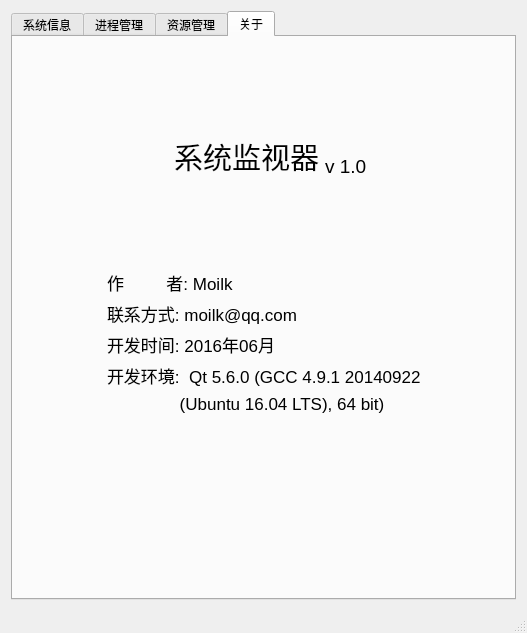
<?xml version="1.0" encoding="UTF-8"?>
<ui version="4.0">
 <class>MainWindow</class>
 <widget class="QMainWindow" name="MainWindow">
  <property name="geometry">
   <rect>
    <x>0</x>
    <y>0</y>
    <width>527</width>
    <height>633</height>
   </rect>
  </property>
  <property name="minimumSize">
   <size>
    <width>460</width>
    <height>633</height>
   </size>
  </property>
  <property name="windowTitle">
   <string>MainWindow</string>
  </property>
  <widget class="QWidget" name="centralWidget">
   <layout class="QHBoxLayout" name="horizontalLayout_13">
    <item>
     <widget class="QTabWidget" name="tabWidget">
      <property name="sizePolicy">
       <sizepolicy hsizetype="Expanding" vsizetype="Expanding">
        <horstretch>0</horstretch>
        <verstretch>0</verstretch>
       </sizepolicy>
      </property>
      <property name="minimumSize">
       <size>
        <width>440</width>
        <height>500</height>
       </size>
      </property>
      <property name="currentIndex">
       <number>3</number>
      </property>
      <widget class="QWidget" name="tab_sys">
       <attribute name="title">
        <string>系统信息</string>
       </attribute>
       <layout class="QVBoxLayout" name="verticalLayout">
        <item>
         <widget class="QGroupBox" name="gb_CPU_info">
          <property name="sizePolicy">
           <sizepolicy hsizetype="Expanding" vsizetype="Expanding">
            <horstretch>0</horstretch>
            <verstretch>0</verstretch>
           </sizepolicy>
          </property>
          <property name="minimumSize">
           <size>
            <width>420</width>
            <height>156</height>
           </size>
          </property>
          <property name="title">
           <string>CPU信息</string>
          </property>
          <layout class="QVBoxLayout" name="verticalLayout_4">
           <item>
            <layout class="QHBoxLayout" name="hl_CPU_model">
             <item>
              <widget class="QLabel" name="label">
               <property name="sizePolicy">
                <sizepolicy hsizetype="Expanding" vsizetype="Expanding">
                 <horstretch>0</horstretch>
                 <verstretch>0</verstretch>
                </sizepolicy>
               </property>
               <property name="text">
                <string>CPU型号:</string>
               </property>
              </widget>
             </item>
             <item>
              <widget class="QLabel" name="lb_CPU_model">
               <property name="sizePolicy">
                <sizepolicy hsizetype="Expanding" vsizetype="Expanding">
                 <horstretch>1</horstretch>
                 <verstretch>0</verstretch>
                </sizepolicy>
               </property>
               <property name="text">
                <string>[]</string>
               </property>
              </widget>
             </item>
            </layout>
           </item>
           <item>
            <layout class="QHBoxLayout" name="hl_CPU_num">
             <item>
              <widget class="QLabel" name="label_3">
               <property name="sizePolicy">
                <sizepolicy hsizetype="Expanding" vsizetype="Expanding">
                 <horstretch>0</horstretch>
                 <verstretch>0</verstretch>
                </sizepolicy>
               </property>
               <property name="text">
                <string>CPU核数:</string>
               </property>
              </widget>
             </item>
             <item>
              <widget class="QLabel" name="lb_CPU_num">
               <property name="sizePolicy">
                <sizepolicy hsizetype="Expanding" vsizetype="Expanding">
                 <horstretch>1</horstretch>
                 <verstretch>0</verstretch>
                </sizepolicy>
               </property>
               <property name="text">
                <string>[]</string>
               </property>
              </widget>
             </item>
            </layout>
           </item>
           <item>
            <layout class="QHBoxLayout" name="hl_CPU_freq">
             <property name="sizeConstraint">
              <enum>QLayout::SetDefaultConstraint</enum>
             </property>
             <property name="rightMargin">
              <number>0</number>
             </property>
             <item>
              <widget class="QLabel" name="label_5">
               <property name="sizePolicy">
                <sizepolicy hsizetype="Expanding" vsizetype="Expanding">
                 <horstretch>0</horstretch>
                 <verstretch>0</verstretch>
                </sizepolicy>
               </property>
               <property name="text">
                <string>CPU频率:</string>
               </property>
              </widget>
             </item>
             <item>
              <widget class="QLabel" name="lb_CPU_freq">
               <property name="sizePolicy">
                <sizepolicy hsizetype="Expanding" vsizetype="Expanding">
                 <horstretch>0</horstretch>
                 <verstretch>0</verstretch>
                </sizepolicy>
               </property>
               <property name="text">
                <string>[]</string>
               </property>
              </widget>
             </item>
             <item>
              <widget class="QLabel" name="label_10">
               <property name="sizePolicy">
                <sizepolicy hsizetype="Preferred" vsizetype="Preferred">
                 <horstretch>1</horstretch>
                 <verstretch>0</verstretch>
                </sizepolicy>
               </property>
               <property name="text">
                <string>MHZ</string>
               </property>
              </widget>
             </item>
            </layout>
           </item>
           <item>
            <layout class="QHBoxLayout" name="hl_CPU_buf">
             <property name="sizeConstraint">
              <enum>QLayout::SetDefaultConstraint</enum>
             </property>
             <property name="rightMargin">
              <number>0</number>
             </property>
             <item>
              <widget class="QLabel" name="label_7">
               <property name="sizePolicy">
                <sizepolicy hsizetype="Expanding" vsizetype="Expanding">
                 <horstretch>0</horstretch>
                 <verstretch>0</verstretch>
                </sizepolicy>
               </property>
               <property name="text">
                <string>缓存大小:</string>
               </property>
              </widget>
             </item>
             <item>
              <widget class="QLabel" name="lb_CPU_buf">
               <property name="sizePolicy">
                <sizepolicy hsizetype="Expanding" vsizetype="Expanding">
                 <horstretch>1</horstretch>
                 <verstretch>0</verstretch>
                </sizepolicy>
               </property>
               <property name="text">
                <string>[]</string>
               </property>
              </widget>
             </item>
            </layout>
           </item>
           <item>
            <widget class="Line" name="line_3">
             <property name="sizePolicy">
              <sizepolicy hsizetype="Expanding" vsizetype="Expanding">
               <horstretch>0</horstretch>
               <verstretch>0</verstretch>
              </sizepolicy>
             </property>
             <property name="maximumSize">
              <size>
               <width>16777215</width>
               <height>8</height>
              </size>
             </property>
             <property name="orientation">
              <enum>Qt::Horizontal</enum>
             </property>
            </widget>
           </item>
          </layout>
         </widget>
        </item>
        <item>
         <spacer name="verticalSpacer_3">
          <property name="orientation">
           <enum>Qt::Vertical</enum>
          </property>
          <property name="sizeHint" stdset="0">
           <size>
            <width>17</width>
            <height>1</height>
           </size>
          </property>
         </spacer>
        </item>
        <item>
         <widget class="QGroupBox" name="gb_V_info">
          <property name="sizePolicy">
           <sizepolicy hsizetype="Expanding" vsizetype="Expanding">
            <horstretch>0</horstretch>
            <verstretch>0</verstretch>
           </sizepolicy>
          </property>
          <property name="minimumSize">
           <size>
            <width>420</width>
            <height>100</height>
           </size>
          </property>
          <property name="title">
           <string>版本信息</string>
          </property>
          <layout class="QVBoxLayout" name="verticalLayout_5">
           <item>
            <layout class="QHBoxLayout" name="hl_V_kernel">
             <property name="sizeConstraint">
              <enum>QLayout::SetDefaultConstraint</enum>
             </property>
             <property name="rightMargin">
              <number>0</number>
             </property>
             <item>
              <widget class="QLabel" name="label_9">
               <property name="sizePolicy">
                <sizepolicy hsizetype="Expanding" vsizetype="Expanding">
                 <horstretch>0</horstretch>
                 <verstretch>0</verstretch>
                </sizepolicy>
               </property>
               <property name="text">
                <string>内 核  版 本:</string>
               </property>
              </widget>
             </item>
             <item>
              <widget class="QLabel" name="lb_V_kernel">
               <property name="sizePolicy">
                <sizepolicy hsizetype="Expanding" vsizetype="Expanding">
                 <horstretch>1</horstretch>
                 <verstretch>0</verstretch>
                </sizepolicy>
               </property>
               <property name="text">
                <string>[]</string>
               </property>
              </widget>
             </item>
            </layout>
           </item>
           <item>
            <layout class="QHBoxLayout" name="hl_V_complier">
             <property name="sizeConstraint">
              <enum>QLayout::SetDefaultConstraint</enum>
             </property>
             <property name="rightMargin">
              <number>0</number>
             </property>
             <item>
              <widget class="QLabel" name="label_11">
               <property name="sizePolicy">
                <sizepolicy hsizetype="Expanding" vsizetype="Expanding">
                 <horstretch>0</horstretch>
                 <verstretch>0</verstretch>
                </sizepolicy>
               </property>
               <property name="text">
                <string>编译器版本:</string>
               </property>
              </widget>
             </item>
             <item>
              <widget class="QLabel" name="lb_V_complier">
               <property name="sizePolicy">
                <sizepolicy hsizetype="Expanding" vsizetype="Expanding">
                 <horstretch>1</horstretch>
                 <verstretch>0</verstretch>
                </sizepolicy>
               </property>
               <property name="text">
                <string>[]</string>
               </property>
              </widget>
             </item>
            </layout>
           </item>
           <item>
            <widget class="Line" name="line_2">
             <property name="sizePolicy">
              <sizepolicy hsizetype="Expanding" vsizetype="Expanding">
               <horstretch>0</horstretch>
               <verstretch>0</verstretch>
              </sizepolicy>
             </property>
             <property name="maximumSize">
              <size>
               <width>16777215</width>
               <height>8</height>
              </size>
             </property>
             <property name="orientation">
              <enum>Qt::Horizontal</enum>
             </property>
            </widget>
           </item>
          </layout>
         </widget>
        </item>
        <item>
         <spacer name="verticalSpacer_2">
          <property name="orientation">
           <enum>Qt::Vertical</enum>
          </property>
          <property name="sizeHint" stdset="0">
           <size>
            <width>17</width>
            <height>0</height>
           </size>
          </property>
         </spacer>
        </item>
        <item>
         <widget class="QGroupBox" name="gb_detail">
          <property name="sizePolicy">
           <sizepolicy hsizetype="Expanding" vsizetype="Expanding">
            <horstretch>1</horstretch>
            <verstretch>0</verstretch>
           </sizepolicy>
          </property>
          <property name="minimumSize">
           <size>
            <width>420</width>
            <height>170</height>
           </size>
          </property>
          <property name="title">
           <string>详细信息</string>
          </property>
          <layout class="QVBoxLayout" name="verticalLayout_6">
           <item>
            <widget class="QTextBrowser" name="tb_detail">
             <property name="sizePolicy">
              <sizepolicy hsizetype="Expanding" vsizetype="Expanding">
               <horstretch>1</horstretch>
               <verstretch>1</verstretch>
              </sizepolicy>
             </property>
             <property name="frameShape">
              <enum>QFrame::StyledPanel</enum>
             </property>
             <property name="html">
              <string>&lt;!DOCTYPE HTML PUBLIC &quot;-//W3C//DTD HTML 4.0//EN&quot; &quot;http://www.w3.org/TR/REC-html40/strict.dtd&quot;&gt;
&lt;html&gt;&lt;head&gt;&lt;meta name=&quot;qrichtext&quot; content=&quot;1&quot; /&gt;&lt;style type=&quot;text/css&quot;&gt;
p, li { white-space: pre-wrap; }
&lt;/style&gt;&lt;/head&gt;&lt;body style=&quot; font-family:'Ubuntu'; font-size:11pt; font-weight:400; font-style:normal;&quot;&gt;
&lt;p style=&quot; margin-top:0px; margin-bottom:0px; margin-left:0px; margin-right:0px; -qt-block-indent:0; text-indent:0px;&quot;&gt;系统详细信息1: 123456789&lt;/p&gt;
&lt;p style=&quot; margin-top:0px; margin-bottom:0px; margin-left:0px; margin-right:0px; -qt-block-indent:0; text-indent:0px;&quot;&gt;系统详细信息2: 123456789&lt;/p&gt;
&lt;p style=&quot; margin-top:0px; margin-bottom:0px; margin-left:0px; margin-right:0px; -qt-block-indent:0; text-indent:0px;&quot;&gt;系统详细信息3: 123456789&lt;/p&gt;
&lt;p style=&quot; margin-top:0px; margin-bottom:0px; margin-left:0px; margin-right:0px; -qt-block-indent:0; text-indent:0px;&quot;&gt;系统详细信息4: 123456789&lt;/p&gt;
&lt;p style=&quot; margin-top:0px; margin-bottom:0px; margin-left:0px; margin-right:0px; -qt-block-indent:0; text-indent:0px;&quot;&gt;系统详细信息5: 123456789&lt;/p&gt;
&lt;p style=&quot; margin-top:0px; margin-bottom:0px; margin-left:0px; margin-right:0px; -qt-block-indent:0; text-indent:0px;&quot;&gt;系统详细信息6: 123456789&lt;/p&gt;
&lt;p style=&quot;-qt-paragraph-type:empty; margin-top:0px; margin-bottom:0px; margin-left:0px; margin-right:0px; -qt-block-indent:0; text-indent:0px;&quot;&gt;&lt;br /&gt;&lt;/p&gt;&lt;/body&gt;&lt;/html&gt;</string>
             </property>
             <property name="overwriteMode">
              <bool>true</bool>
             </property>
             <property name="tabStopWidth">
              <number>48</number>
             </property>
            </widget>
           </item>
          </layout>
         </widget>
        </item>
       </layout>
      </widget>
      <widget class="QWidget" name="tab_proc">
       <attribute name="title">
        <string>进程管理</string>
       </attribute>
       <layout class="QVBoxLayout" name="verticalLayout_2">
        <item>
         <widget class="QTableView" name="tv_PROC">
          <property name="autoScroll">
           <bool>false</bool>
          </property>
          <property name="editTriggers">
           <set>QAbstractItemView::NoEditTriggers</set>
          </property>
          <property name="alternatingRowColors">
           <bool>true</bool>
          </property>
          <property name="selectionMode">
           <enum>QAbstractItemView::SingleSelection</enum>
          </property>
          <property name="selectionBehavior">
           <enum>QAbstractItemView::SelectRows</enum>
          </property>
          <property name="verticalScrollMode">
           <enum>QAbstractItemView::ScrollPerItem</enum>
          </property>
          <property name="gridStyle">
           <enum>Qt::SolidLine</enum>
          </property>
          <property name="cornerButtonEnabled">
           <bool>false</bool>
          </property>
          <attribute name="verticalHeaderVisible">
           <bool>false</bool>
          </attribute>
         </widget>
        </item>
        <item>
         <layout class="QHBoxLayout" name="horizontalLayout_7">
          <item>
           <widget class="QLabel" name="label_4">
            <property name="text">
             <string>进程总数:</string>
            </property>
           </widget>
          </item>
          <item alignment="Qt::AlignLeft">
           <widget class="QLabel" name="lb_PROC_sum">
            <property name="text">
             <string>1234</string>
            </property>
           </widget>
          </item>
          <item>
           <spacer name="horizontalSpacer_2">
            <property name="orientation">
             <enum>Qt::Horizontal</enum>
            </property>
            <property name="sizeHint" stdset="0">
             <size>
              <width>40</width>
              <height>20</height>
             </size>
            </property>
           </spacer>
          </item>
          <item>
           <widget class="QLabel" name="label_8">
            <property name="text">
             <string>运行进程数:</string>
            </property>
           </widget>
          </item>
          <item alignment="Qt::AlignLeft">
           <widget class="QLabel" name="lb_PROC_act">
            <property name="text">
             <string>23</string>
            </property>
           </widget>
          </item>
          <item>
           <spacer name="horizontalSpacer_3">
            <property name="orientation">
             <enum>Qt::Horizontal</enum>
            </property>
            <property name="sizeHint" stdset="0">
             <size>
              <width>40</width>
              <height>20</height>
             </size>
            </property>
           </spacer>
          </item>
          <item>
           <spacer name="horizontalSpacer_5">
            <property name="orientation">
             <enum>Qt::Horizontal</enum>
            </property>
            <property name="sizeHint" stdset="0">
             <size>
              <width>40</width>
              <height>20</height>
             </size>
            </property>
           </spacer>
          </item>
          <item>
           <widget class="QPushButton" name="bt_PROC_refresh">
            <property name="maximumSize">
             <size>
              <width>48</width>
              <height>16777215</height>
             </size>
            </property>
            <property name="text">
             <string>刷新</string>
            </property>
           </widget>
          </item>
          <item>
           <spacer name="horizontalSpacer_4">
            <property name="orientation">
             <enum>Qt::Horizontal</enum>
            </property>
            <property name="sizeHint" stdset="0">
             <size>
              <width>40</width>
              <height>20</height>
             </size>
            </property>
           </spacer>
          </item>
          <item>
           <widget class="QPushButton" name="bt_PROC_kill">
            <property name="text">
             <string>结束进程</string>
            </property>
           </widget>
          </item>
         </layout>
        </item>
       </layout>
      </widget>
      <widget class="QWidget" name="tab_mem">
       <attribute name="title">
        <string>资源管理</string>
       </attribute>
       <layout class="QVBoxLayout" name="verticalLayout_7">
        <item>
         <widget class="QGroupBox" name="groupBox">
          <property name="sizePolicy">
           <sizepolicy hsizetype="Preferred" vsizetype="Expanding">
            <horstretch>0</horstretch>
            <verstretch>1</verstretch>
           </sizepolicy>
          </property>
          <property name="title">
           <string>CPU</string>
          </property>
          <layout class="QVBoxLayout" name="verticalLayout_10">
           <item>
            <widget class="QCustomPlot" name="cp_CPU" native="true">
             <property name="sizePolicy">
              <sizepolicy hsizetype="Preferred" vsizetype="Preferred">
               <horstretch>0</horstretch>
               <verstretch>1</verstretch>
              </sizepolicy>
             </property>
             <property name="minimumSize">
              <size>
               <width>0</width>
               <height>130</height>
              </size>
             </property>
             <property name="autoFillBackground">
              <bool>false</bool>
             </property>
            </widget>
           </item>
           <item>
            <layout class="QHBoxLayout" name="horizontalLayout_4">
             <item>
              <spacer name="horizontalSpacer_16">
               <property name="orientation">
                <enum>Qt::Horizontal</enum>
               </property>
               <property name="sizeHint" stdset="0">
                <size>
                 <width>40</width>
                 <height>20</height>
                </size>
               </property>
              </spacer>
             </item>
             <item>
              <widget class="QLabel" name="label_12">
               <property name="text">
                <string>CPU使用率:</string>
               </property>
              </widget>
             </item>
             <item>
              <widget class="QLabel" name="lb_CPU_rate">
               <property name="text">
                <string>[]</string>
               </property>
              </widget>
             </item>
             <item>
              <widget class="QLabel" name="label_23">
               <property name="text">
                <string>%</string>
               </property>
              </widget>
             </item>
             <item>
              <spacer name="horizontalSpacer_17">
               <property name="orientation">
                <enum>Qt::Horizontal</enum>
               </property>
               <property name="sizeHint" stdset="0">
                <size>
                 <width>40</width>
                 <height>20</height>
                </size>
               </property>
              </spacer>
             </item>
            </layout>
           </item>
          </layout>
         </widget>
        </item>
        <item>
         <widget class="QGroupBox" name="groupBox_2">
          <property name="sizePolicy">
           <sizepolicy hsizetype="Preferred" vsizetype="Expanding">
            <horstretch>0</horstretch>
            <verstretch>1</verstretch>
           </sizepolicy>
          </property>
          <property name="title">
           <string>内存</string>
          </property>
          <layout class="QVBoxLayout" name="verticalLayout_8">
           <item>
            <widget class="QCustomPlot" name="cp_MEM" native="true">
             <property name="sizePolicy">
              <sizepolicy hsizetype="Preferred" vsizetype="Expanding">
               <horstretch>0</horstretch>
               <verstretch>1</verstretch>
              </sizepolicy>
             </property>
             <property name="minimumSize">
              <size>
               <width>0</width>
               <height>130</height>
              </size>
             </property>
            </widget>
           </item>
           <item>
            <layout class="QHBoxLayout" name="horizontalLayout_9">
             <item>
              <spacer name="horizontalSpacer_18">
               <property name="orientation">
                <enum>Qt::Horizontal</enum>
               </property>
               <property name="sizeHint" stdset="0">
                <size>
                 <width>40</width>
                 <height>20</height>
                </size>
               </property>
              </spacer>
             </item>
             <item>
              <widget class="QLabel" name="label_13">
               <property name="text">
                <string>内存使用率:</string>
               </property>
               <property name="margin">
                <number>5</number>
               </property>
              </widget>
             </item>
             <item>
              <widget class="QLabel" name="lb_MEM_rate">
               <property name="text">
                <string>[]</string>
               </property>
              </widget>
             </item>
             <item>
              <widget class="QLabel" name="label_25">
               <property name="text">
                <string>%</string>
               </property>
              </widget>
             </item>
             <item>
              <spacer name="horizontalSpacer_19">
               <property name="orientation">
                <enum>Qt::Horizontal</enum>
               </property>
               <property name="sizeHint" stdset="0">
                <size>
                 <width>40</width>
                 <height>20</height>
                </size>
               </property>
              </spacer>
             </item>
            </layout>
           </item>
           <item>
            <layout class="QHBoxLayout" name="horizontalLayout_2">
             <item>
              <spacer name="horizontalSpacer_20">
               <property name="orientation">
                <enum>Qt::Horizontal</enum>
               </property>
               <property name="sizeHint" stdset="0">
                <size>
                 <width>40</width>
                 <height>20</height>
                </size>
               </property>
              </spacer>
             </item>
             <item>
              <layout class="QHBoxLayout" name="horizontalLayout_3">
               <item>
                <widget class="QLabel" name="label_14">
                 <property name="text">
                  <string>总内存:</string>
                 </property>
                </widget>
               </item>
               <item>
                <widget class="QLabel" name="lb_MEM_sum">
                 <property name="text">
                  <string>[]</string>
                 </property>
                </widget>
               </item>
               <item>
                <widget class="QLabel" name="label_34">
                 <property name="text">
                  <string>MB</string>
                 </property>
                </widget>
               </item>
              </layout>
             </item>
             <item>
              <spacer name="horizontalSpacer_6">
               <property name="orientation">
                <enum>Qt::Horizontal</enum>
               </property>
               <property name="sizeHint" stdset="0">
                <size>
                 <width>40</width>
                 <height>20</height>
                </size>
               </property>
              </spacer>
             </item>
             <item>
              <layout class="QHBoxLayout" name="horizontalLayout">
               <item>
                <widget class="QLabel" name="label_16">
                 <property name="text">
                  <string>已使用:</string>
                 </property>
                </widget>
               </item>
               <item>
                <widget class="QLabel" name="lb_MEM_used">
                 <property name="text">
                  <string>[]</string>
                 </property>
                </widget>
               </item>
               <item>
                <widget class="QLabel" name="label_35">
                 <property name="text">
                  <string>MB</string>
                 </property>
                </widget>
               </item>
              </layout>
             </item>
             <item>
              <spacer name="horizontalSpacer_7">
               <property name="orientation">
                <enum>Qt::Horizontal</enum>
               </property>
               <property name="sizeHint" stdset="0">
                <size>
                 <width>40</width>
                 <height>20</height>
                </size>
               </property>
              </spacer>
             </item>
             <item>
              <layout class="QHBoxLayout" name="horizontalLayout_5">
               <item>
                <widget class="QLabel" name="label_18">
                 <property name="text">
                  <string>未使用:</string>
                 </property>
                </widget>
               </item>
               <item>
                <widget class="QLabel" name="lb_MEM_unused">
                 <property name="text">
                  <string>[]</string>
                 </property>
                </widget>
               </item>
               <item>
                <widget class="QLabel" name="label_36">
                 <property name="text">
                  <string>MB</string>
                 </property>
                </widget>
               </item>
               <item>
                <spacer name="horizontalSpacer_21">
                 <property name="orientation">
                  <enum>Qt::Horizontal</enum>
                 </property>
                 <property name="sizeHint" stdset="0">
                  <size>
                   <width>40</width>
                   <height>20</height>
                  </size>
                 </property>
                </spacer>
               </item>
              </layout>
             </item>
            </layout>
           </item>
           <item>
            <layout class="QHBoxLayout" name="horizontalLayout_10">
             <item>
              <spacer name="horizontalSpacer_10">
               <property name="orientation">
                <enum>Qt::Horizontal</enum>
               </property>
               <property name="sizeHint" stdset="0">
                <size>
                 <width>40</width>
                 <height>20</height>
                </size>
               </property>
              </spacer>
             </item>
             <item>
              <layout class="QHBoxLayout" name="horizontalLayout_6">
               <item>
                <widget class="QLabel" name="label_20">
                 <property name="text">
                  <string>Buffers:</string>
                 </property>
                </widget>
               </item>
               <item>
                <widget class="QLabel" name="lb_MEM_buf">
                 <property name="text">
                  <string>[]</string>
                 </property>
                </widget>
               </item>
               <item>
                <widget class="QLabel" name="label_40">
                 <property name="text">
                  <string>MB</string>
                 </property>
                </widget>
               </item>
              </layout>
             </item>
             <item>
              <spacer name="horizontalSpacer_8">
               <property name="orientation">
                <enum>Qt::Horizontal</enum>
               </property>
               <property name="sizeHint" stdset="0">
                <size>
                 <width>40</width>
                 <height>20</height>
                </size>
               </property>
              </spacer>
             </item>
             <item>
              <layout class="QHBoxLayout" name="horizontalLayout_8">
               <item>
                <widget class="QLabel" name="label_22">
                 <property name="text">
                  <string>Cached:</string>
                 </property>
                </widget>
               </item>
               <item>
                <widget class="QLabel" name="lb_MEM_cached">
                 <property name="text">
                  <string>[]</string>
                 </property>
                </widget>
               </item>
               <item>
                <widget class="QLabel" name="label_41">
                 <property name="text">
                  <string>MB</string>
                 </property>
                </widget>
               </item>
              </layout>
             </item>
             <item>
              <spacer name="horizontalSpacer_9">
               <property name="orientation">
                <enum>Qt::Horizontal</enum>
               </property>
               <property name="sizeHint" stdset="0">
                <size>
                 <width>40</width>
                 <height>20</height>
                </size>
               </property>
              </spacer>
             </item>
            </layout>
           </item>
          </layout>
         </widget>
        </item>
        <item>
         <widget class="QGroupBox" name="groupBox_3">
          <property name="sizePolicy">
           <sizepolicy hsizetype="Preferred" vsizetype="Expanding">
            <horstretch>0</horstretch>
            <verstretch>0</verstretch>
           </sizepolicy>
          </property>
          <property name="title">
           <string>交换分区</string>
          </property>
          <layout class="QVBoxLayout" name="verticalLayout_9">
           <item>
            <widget class="QProgressBar" name="pb_SWT">
             <property name="value">
              <number>24</number>
             </property>
            </widget>
           </item>
           <item>
            <layout class="QHBoxLayout" name="horizontalLayout_14">
             <property name="spacing">
              <number>0</number>
             </property>
             <property name="sizeConstraint">
              <enum>QLayout::SetMaximumSize</enum>
             </property>
             <item>
              <layout class="QHBoxLayout" name="horizontalLayout_15">
               <item>
                <widget class="QLabel" name="label_28">
                 <property name="text">
                  <string>总大小:</string>
                 </property>
                </widget>
               </item>
               <item>
                <widget class="QLabel" name="lb_SWT_sum">
                 <property name="text">
                  <string>[]</string>
                 </property>
                </widget>
               </item>
               <item>
                <widget class="QLabel" name="label_39">
                 <property name="text">
                  <string>MB</string>
                 </property>
                </widget>
               </item>
              </layout>
             </item>
             <item>
              <spacer name="horizontalSpacer_11">
               <property name="orientation">
                <enum>Qt::Horizontal</enum>
               </property>
               <property name="sizeHint" stdset="0">
                <size>
                 <width>40</width>
                 <height>20</height>
                </size>
               </property>
              </spacer>
             </item>
             <item>
              <layout class="QHBoxLayout" name="horizontalLayout_16">
               <item>
                <widget class="QLabel" name="label_30">
                 <property name="text">
                  <string>已使用:</string>
                 </property>
                </widget>
               </item>
               <item>
                <widget class="QLabel" name="lb_SWT_used">
                 <property name="text">
                  <string>[]</string>
                 </property>
                </widget>
               </item>
               <item>
                <widget class="QLabel" name="label_38">
                 <property name="text">
                  <string>MB</string>
                 </property>
                </widget>
               </item>
              </layout>
             </item>
             <item>
              <spacer name="horizontalSpacer_12">
               <property name="orientation">
                <enum>Qt::Horizontal</enum>
               </property>
               <property name="sizeHint" stdset="0">
                <size>
                 <width>40</width>
                 <height>20</height>
                </size>
               </property>
              </spacer>
             </item>
             <item>
              <layout class="QHBoxLayout" name="horizontalLayout_17">
               <item>
                <widget class="QLabel" name="label_32">
                 <property name="text">
                  <string>未使用:</string>
                 </property>
                </widget>
               </item>
               <item>
                <widget class="QLabel" name="lb_SWT_unused">
                 <property name="text">
                  <string>[]</string>
                 </property>
                </widget>
               </item>
               <item>
                <widget class="QLabel" name="label_37">
                 <property name="text">
                  <string>MB</string>
                 </property>
                </widget>
               </item>
              </layout>
             </item>
            </layout>
           </item>
          </layout>
         </widget>
        </item>
       </layout>
      </widget>
      <widget class="QWidget" name="tab_about">
       <attribute name="title">
        <string>关于</string>
       </attribute>
       <layout class="QVBoxLayout" name="verticalLayout_12">
        <item>
         <spacer name="verticalSpacer_6">
          <property name="orientation">
           <enum>Qt::Vertical</enum>
          </property>
          <property name="sizeHint" stdset="0">
           <size>
            <width>20</width>
            <height>54</height>
           </size>
          </property>
         </spacer>
        </item>
        <item>
         <layout class="QHBoxLayout" name="horizontalLayout_11">
          <item>
           <spacer name="horizontalSpacer">
            <property name="orientation">
             <enum>Qt::Horizontal</enum>
            </property>
            <property name="sizeHint" stdset="0">
             <size>
              <width>40</width>
              <height>20</height>
             </size>
            </property>
           </spacer>
          </item>
          <item alignment="Qt::AlignBottom">
           <widget class="QLabel" name="label_21">
            <property name="text">
             <string/>
            </property>
            <property name="pixmap">
             <pixmap resource="img.qrc">:/icon_big</pixmap>
            </property>
           </widget>
          </item>
          <item alignment="Qt::AlignBottom">
           <widget class="QLabel" name="label_2">
            <property name="font">
             <font>
              <pointsize>22</pointsize>
             </font>
            </property>
            <property name="text">
             <string>系统监视器</string>
            </property>
           </widget>
          </item>
          <item alignment="Qt::AlignBottom">
           <widget class="QLabel" name="label_6">
            <property name="font">
             <font>
              <pointsize>14</pointsize>
             </font>
            </property>
            <property name="text">
             <string>v 1.0</string>
            </property>
           </widget>
          </item>
          <item>
           <spacer name="horizontalSpacer_13">
            <property name="orientation">
             <enum>Qt::Horizontal</enum>
            </property>
            <property name="sizeHint" stdset="0">
             <size>
              <width>40</width>
              <height>20</height>
             </size>
            </property>
           </spacer>
          </item>
         </layout>
        </item>
        <item>
         <spacer name="verticalSpacer_5">
          <property name="orientation">
           <enum>Qt::Vertical</enum>
          </property>
          <property name="sizeHint" stdset="0">
           <size>
            <width>20</width>
            <height>54</height>
           </size>
          </property>
         </spacer>
        </item>
        <item>
         <layout class="QHBoxLayout" name="horizontalLayout_12">
          <item>
           <spacer name="horizontalSpacer_14">
            <property name="orientation">
             <enum>Qt::Horizontal</enum>
            </property>
            <property name="sizeHint" stdset="0">
             <size>
              <width>40</width>
              <height>20</height>
             </size>
            </property>
           </spacer>
          </item>
          <item>
           <layout class="QVBoxLayout" name="verticalLayout_11">
            <item>
             <widget class="QLabel" name="label_15">
              <property name="font">
               <font>
                <pointsize>13</pointsize>
               </font>
              </property>
              <property name="text">
               <string>作         者: Moilk</string>
              </property>
             </widget>
            </item>
            <item>
             <widget class="QLabel" name="label_19">
              <property name="font">
               <font>
                <pointsize>13</pointsize>
               </font>
              </property>
              <property name="text">
               <string>联系方式: moilk@qq.com</string>
              </property>
             </widget>
            </item>
            <item>
             <widget class="QLabel" name="label_17">
              <property name="font">
               <font>
                <pointsize>13</pointsize>
               </font>
              </property>
              <property name="text">
               <string>开发时间: 2016年06月</string>
              </property>
             </widget>
            </item>
            <item>
             <widget class="QLabel" name="label_24">
              <property name="font">
               <font>
                <pointsize>13</pointsize>
               </font>
              </property>
              <property name="text">
               <string>开发环境:  Qt 5.6.0 (GCC 4.9.1 20140922</string>
              </property>
              <property name="wordWrap">
               <bool>false</bool>
              </property>
              <property name="openExternalLinks">
               <bool>false</bool>
              </property>
             </widget>
            </item>
            <item>
             <layout class="QHBoxLayout" name="horizontalLayout_19">
              <property name="spacing">
               <number>5</number>
              </property>
              <property name="topMargin">
               <number>0</number>
              </property>
              <item>
               <spacer name="horizontalSpacer_22">
                <property name="orientation">
                 <enum>Qt::Horizontal</enum>
                </property>
                <property name="sizeType">
                 <enum>QSizePolicy::Fixed</enum>
                </property>
                <property name="sizeHint" stdset="0">
                 <size>
                  <width>68</width>
                  <height>20</height>
                 </size>
                </property>
               </spacer>
              </item>
              <item>
               <widget class="QLabel" name="label_26">
                <property name="font">
                 <font>
                  <pointsize>13</pointsize>
                 </font>
                </property>
                <property name="text">
                 <string> (Ubuntu 16.04 LTS), 64 bit)</string>
                </property>
               </widget>
              </item>
             </layout>
            </item>
           </layout>
          </item>
          <item>
           <spacer name="horizontalSpacer_15">
            <property name="orientation">
             <enum>Qt::Horizontal</enum>
            </property>
            <property name="sizeHint" stdset="0">
             <size>
              <width>40</width>
              <height>20</height>
             </size>
            </property>
           </spacer>
          </item>
         </layout>
        </item>
        <item>
         <spacer name="verticalSpacer_7">
          <property name="orientation">
           <enum>Qt::Vertical</enum>
          </property>
          <property name="sizeHint" stdset="0">
           <size>
            <width>20</width>
            <height>54</height>
           </size>
          </property>
         </spacer>
        </item>
        <item>
         <spacer name="verticalSpacer_8">
          <property name="orientation">
           <enum>Qt::Vertical</enum>
          </property>
          <property name="sizeHint" stdset="0">
           <size>
            <width>20</width>
            <height>40</height>
           </size>
          </property>
         </spacer>
        </item>
       </layout>
      </widget>
     </widget>
    </item>
   </layout>
  </widget>
  <widget class="QStatusBar" name="statusBar"/>
 </widget>
 <layoutdefault spacing="6" margin="11"/>
 <customwidgets>
  <customwidget>
   <class>QCustomPlot</class>
   <extends>QWidget</extends>
   <header>qcustomplot.h</header>
   <container>1</container>
  </customwidget>
 </customwidgets>
 <resources>
  <include location="img.qrc"/>
 </resources>
 <connections/>
</ui>
